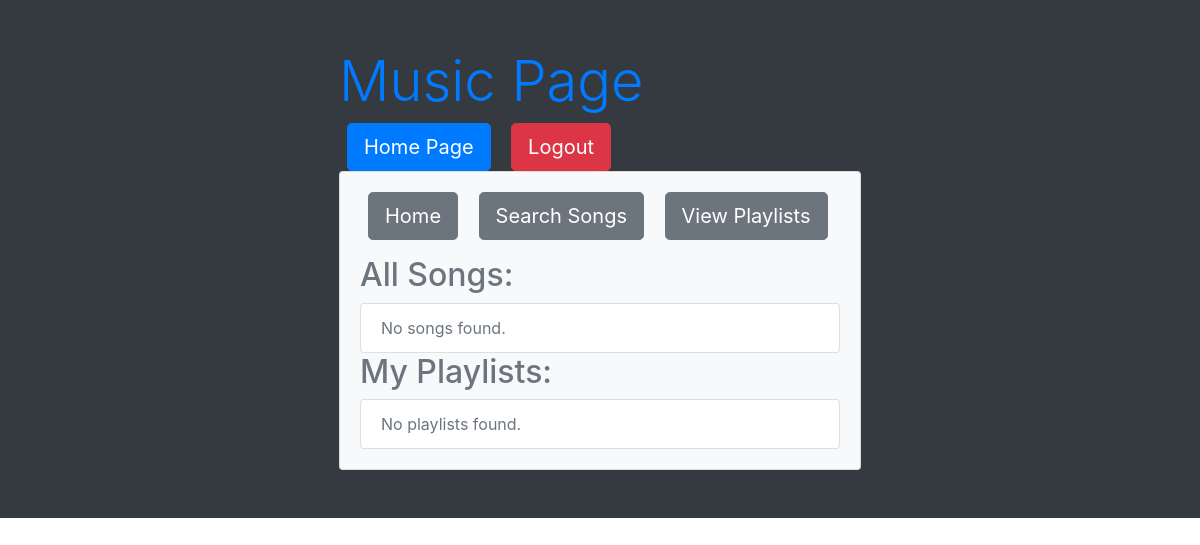
Page /music/ (signed in) on the earlier database version.
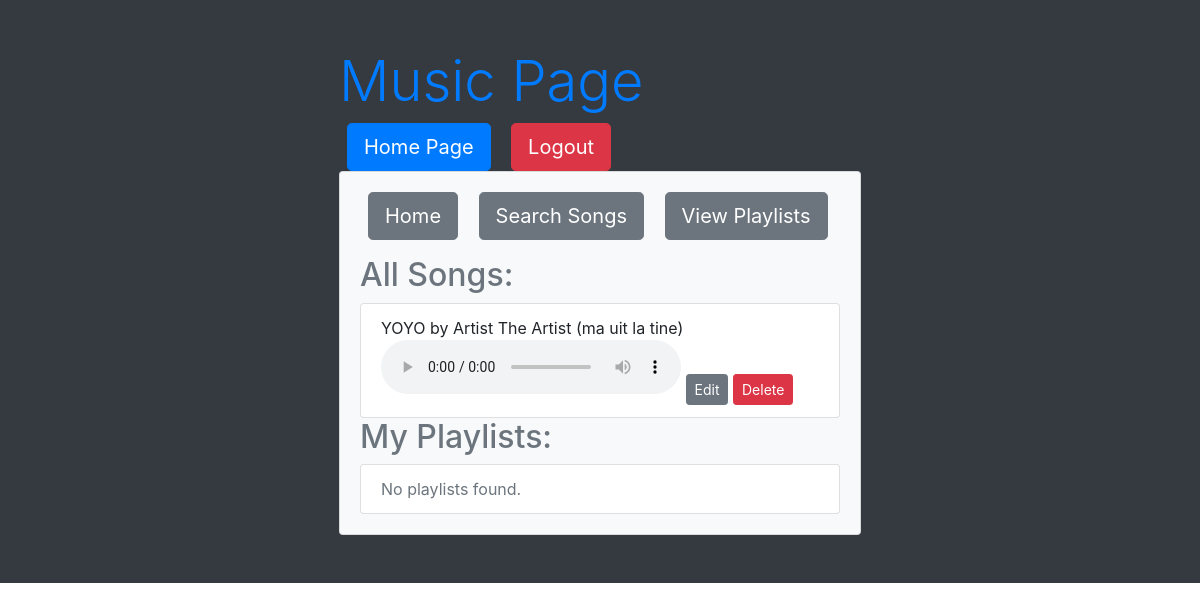
Same page on the later database version.
### music_streaming_app/models.py (models this page shows, shortened)
class MusicTrack(models.Model):
    title = models.CharField(max_length=100)
    artist = models.ForeignKey(User, on_delete=models.CASCADE, related_name='tracks')
    audio_file = models.FileField(upload_to='audio_files/')
    genre = models.CharField(max_length=50)

class User(AbstractUser):
    name = models.CharField(max_length=100, unique=True)
    bio = models.TextField()
    is_artist = models.BooleanField(default=False)
    email = models.EmailField(blank=True)

### music_streaming_app/views.py (the view)
# urls.py: path("music/", views.music_page, name="music_page"), # DONE
def music_page(request):
    music_tracks = MusicTrack.objects.all()
    playlists = Playlist.objects.filter(user=request.user)
    return render(request, "music_page.html", {"music_tracks": music_tracks, "playlists": playlists})

### music_streaming_app/templates/music_page.html (shortened to what this page needs)
{% extends 'base.html' %}
{% block content %}
    <div class="container">
        <div class="row justify-content-center">
            <div class="col-md-6">
                <h1 class="display-4 text-primary">Music Page</h1>
                <a href="{% url "home-page" %}" class="btn btn-primary btn-lg mx-2">Home Page</a>
                <a href="{% url "logout" %}" class="btn btn-danger btn-lg mx-2">Logout</a>
                <div class="card bg-light">
                    <div class="card-body">
                        <a href="{% url 'home-page' %}" class="btn btn-secondary btn-lg mx-2 mb-3">Home</a>
                        <a href="{% url 'music_search' %}" class="btn btn-secondary btn-lg mx-2 mb-3">Search Songs</a>
                        <a href="{% url 'playlists_page' %}" class="btn btn-secondary btn-lg mx-2 mb-3">View Playlists</a>
                        <h2 class="text-secondary">All Songs:</h2>
                        <ul class="list-group">
                            {% for song in music_tracks %}
                                <li class="list-group-item">
                                    {{ song.title }} by {{ song.artist.name }} ({{ song.genre }})
                                    <audio preload="auto" controls>
                                      <source src="{{ song.audio_file.url }}">
                                    </audio>
                                    {% if song.artist == request.user or request.user.is_superuser %}
                                        <a href="{% url 'music_edit' song.id %}" class="btn btn-secondary btn-sm">Edit</a>
                                        <a href="{% url 'music_delete' song.id %}" class="btn btn-danger btn-sm">Delete</a>
                                    {% endif %}
                                </li>
                            {% empty %}
                                <li class="list-group-item text-secondary">No songs found.</li>
                            {% endfor %}
                        </ul>
                        <h2 class="text-secondary">My Playlists:</h2>
                        <ul class="list-group">
                            {% for playlist in playlists %}
                                <li class="list-group-item">
                                    {{ playlist.name }}
                                    <a href="{% url 'playlist_page' playlist.id %}" class="btn btn-secondary btn-sm">View</a>
                                    <a href="{% url 'playlist_delete' playlist.id %}" class="btn btn-danger btn-sm">Delete</a>
                                </li>
                            {% empty %}
                                <li class="list-group-item text-secondary">No playlists found.</li>
                            {% endfor %}
                        </ul>
                    </div>
                </div>
            </div>
        </div>
    </div>
{% endblock %}

Differences in the rows shown:
added MusicTrack: title "YOYO", artist.name "Artist The Artist", genre "ma uit la tine", shows "Edit"
Other differences:
text no longer shown: "No songs found."
